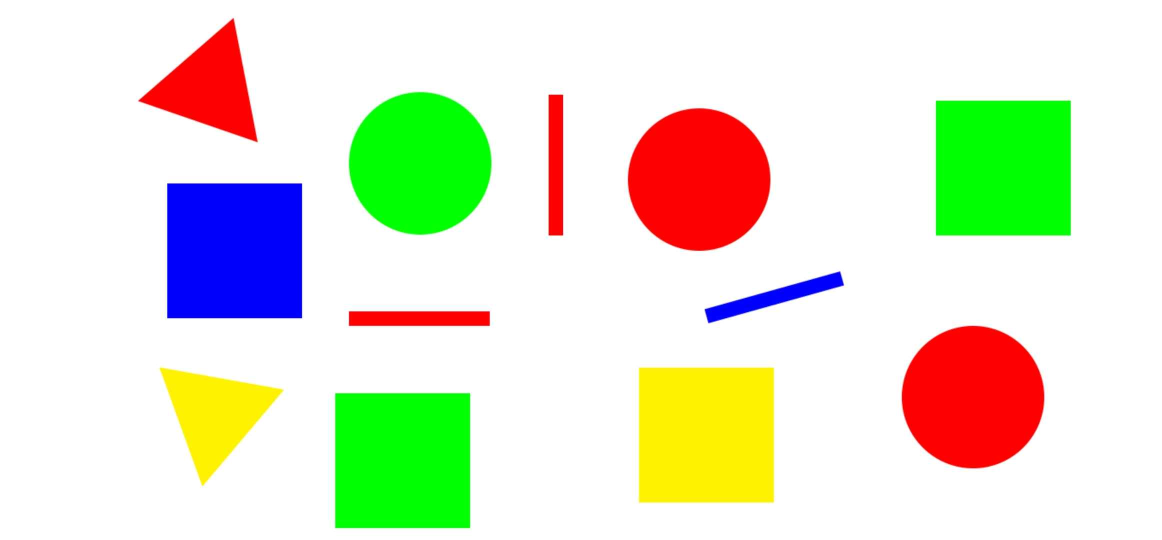
#> input picture test.jpg, 2324 x 1080 px (shown at 1/2 size)
$ python main.py --image test.jpg --output annotated.png --min-area 300 --scale 60
#> lines starting #> are read from the running program, lines starting #| are printed output that depends on the picture; after the words box and inside, x2 and y2 are one past the last pixel; in counts of white or black regions, pixels touching at a corner belong together
#> in main, image is the input picture: shape (1080, 2324, 3); mean B, G, R 206.1, 228.7, 225.1
#!/usr/bin/env python3
"""
main.py
Improved Shape + Color detection using classical OpenCV methods.

Usage:
    python main.py --image test.jpg --output annotated.png --min-area 300 --scale 60

What changed vs the previous version (why):
- We now detect shapes by first segmenting common colors in HSV (red, orange, yellow,
  green, blue, purple) using widened HSV ranges. Color-first segmentation fixes
  mislabelling caused by averaging hue across background pixels.
- For each color mask we apply morphological closing/opening to fill thin shapes
  (important for thin rectangles) so polygon approximation doesn't collapse edges.
- We use convex hull + a smaller approximation epsilon (0.02 * perimeter) which
  reduces accidental merging of vertices (fixes thin rectangles being approximated
  as triangles).
- Circle detection uses a slightly stricter circularity threshold (0.75).
- We also detect black/white shapes using simple V/S thresholds.
- Display resizing remains available via --scale.

This file replaces the previous main.py content.
"""

import cv2
import numpy as np
import argparse
import os


# Define HSV color ranges (H: 0-179 in OpenCV)
COLOR_RANGES = {
    "red": [((0, 70, 50), (10, 255, 255)), ((160, 70, 50), (179, 255, 255))],
    "orange": [((11, 70, 50), (20, 255, 255))],
    "yellow": [((21, 70, 50), (40, 255, 255))],
    "green": [((41, 70, 50), (85, 255, 255))],
    "blue": [((86, 70, 50), (125, 255, 255))],
    "purple": [((126, 70, 50), (159, 255, 255))],
}


def preprocess_mask(mask):
    """Apply morphological ops to clean and fill the mask.

    This helps with thin shapes where edges or anti-aliasing create holes.
    """
    kernel = cv2.getStructuringElement(cv2.MORPH_ELLIPSE, (5, 5))
    closed = cv2.morphologyEx(mask, cv2.MORPH_CLOSE, kernel, iterations=2)
    opened = cv2.morphologyEx(closed, cv2.MORPH_OPEN, kernel, iterations=1)
    return opened


def detect_shape_from_contour(cnt):
    """Classify shape from a single contour (expects reasonably clean contour).

    Uses convex hull + approxPolyDP with a smaller epsilon (0.02*peri) to avoid
    merging different corners. For 4-sided shapes we use minAreaRect to handle
    rotated rectangles/squares.
    """
    hull = cv2.convexHull(cnt)
    peri = cv2.arcLength(hull, True)
    if peri == 0:
        return "unidentified", hull

    approx = cv2.approxPolyDP(hull, 0.02 * peri, True)
    v = len(approx)

    if v == 3:
        return "triangle", approx

    if v == 4:
        rect = cv2.minAreaRect(hull)
        (w, h) = rect[1]
        if w == 0 or h == 0:
            ar = 0
        else:
            ar = max(w, h) / float(min(w, h))
        if 0.95 <= ar <= 1.05:
            return "square", approx
        else:
            return "rectangle", approx

    # use circularity for >4 vertices
    area = cv2.contourArea(hull)
    circularity = 0 if peri == 0 else 4.0 * np.pi * area / (peri * peri)
    if circularity >= 0.75:
        return "circle", approx

    return "unidentified", approx


def annotate_image(img, results):
    out = img.copy()
    for r in results:
        cnt = r["contour"]
        shape = r["shape"]
        color = r["color"]
        cx, cy = r["centroid"]

        cv2.drawContours(out, [cnt], -1, (0, 255, 0), 2)
        label = f"{color} {shape}"
        (tw, th), _ = cv2.getTextSize(label, cv2.FONT_HERSHEY_SIMPLEX, 0.5, 1)
        cv2.rectangle(out, (cx - 5, cy - th - 5), (cx + tw + 5, cy + 5), (255, 255, 255), -1)
        cv2.putText(out, label, (cx, cy), cv2.FONT_HERSHEY_SIMPLEX, 0.5, (0, 0, 0), 1)
        cv2.circle(out, (cx, cy), 3, (0, 0, 255), -1)
    return out


def find_shapes_by_color(image_bgr, min_area=300):
    """Segment the image by color masks and detect shapes per color.

    Returns a list of dicts: {contour, shape, color, centroid, area}
    """
#> called with min_area = 300
    hsv = cv2.cvtColor(image_bgr, cv2.COLOR_BGR2HSV)
#> hsv: shape (1080, 2324, 3); mean H, S, V 14.4, 57.3, 254.4
    processed_mask = np.zeros(hsv.shape[:2], dtype=np.uint8)
    results = []

    for color_name, ranges in COLOR_RANGES.items():
        # build combined mask for color (handles multi-range like red)
        mask = np.zeros(hsv.shape[:2], dtype=np.uint8)
        for (lower, upper) in ranges:
            lower = np.array(lower, dtype=np.uint8)
            upper = np.array(upper, dtype=np.uint8)
            m = cv2.inRange(hsv, lower, upper)
            mask = cv2.bitwise_or(mask, m)

        # remove parts already claimed by previous colors (avoid duplicates)
        mask = cv2.bitwise_and(mask, cv2.bitwise_not(processed_mask))

        # clean/fill
        mask = preprocess_mask(mask)

        # find contours
        contours, _ = cv2.findContours(mask, cv2.RETR_EXTERNAL, cv2.CHAIN_APPROX_SIMPLE)
        for cnt in contours:
            area = cv2.contourArea(cnt)
            if area < min_area:
                continue

            shape, approx = detect_shape_from_contour(cnt)

            # centroid
            M = cv2.moments(cnt)
            if M.get("m00", 0) != 0:
                cx = int(M["m10"] / M["m00"])
                cy = int(M["m01"] / M["m00"])
            else:
                pts = approx.reshape(-1, 2)
                cx, cy = int(np.mean(pts[:, 0])), int(np.mean(pts[:, 1]))

            results.append({
                "contour": cnt,
                "shape": shape,
                "color": color_name,
                "centroid": (cx, cy),
                "area": area,
            })

            # mark processed regions to avoid double-detection
            cv2.drawContours(processed_mask, [cnt], -1, 255, -1)
#> mask: shape (1080, 2324); every value is 0
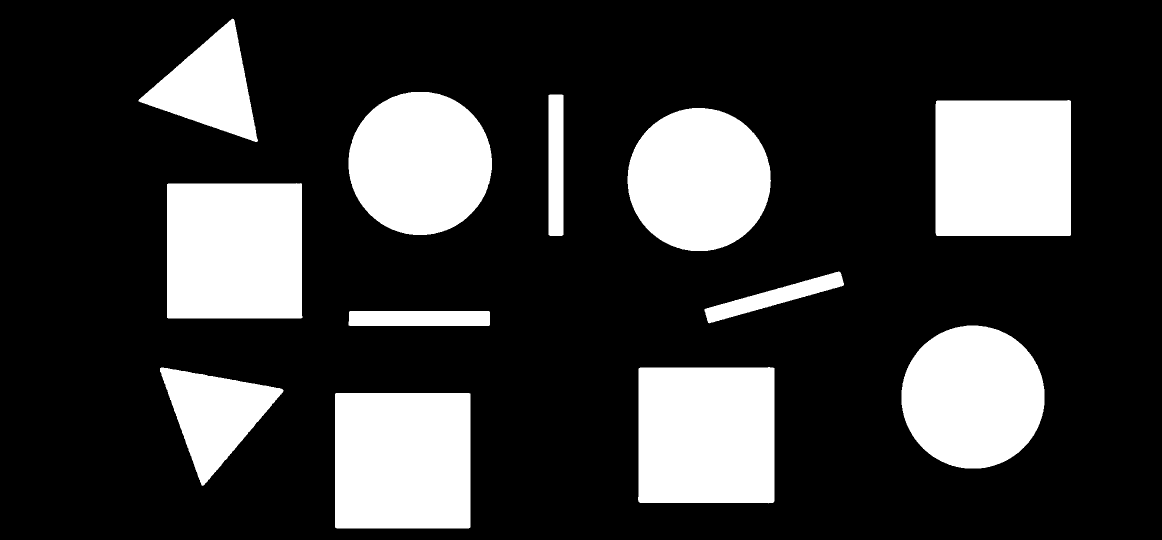
#> processed_mask: shape (1080, 2324) (shown at 1/2 size); 22.7% white; 12 white regions, largest, box (x1, y1, x2, y2) and area: (1276, 734, 1549, 1007) 73709, (670, 786, 941, 1057) 73429, (1871, 200, 2142, 472) 73426
#> after the loop, results = 12 items

    # Detect black/white shapes (low saturation / low value)
    v = cv2.split(hsv)[2]
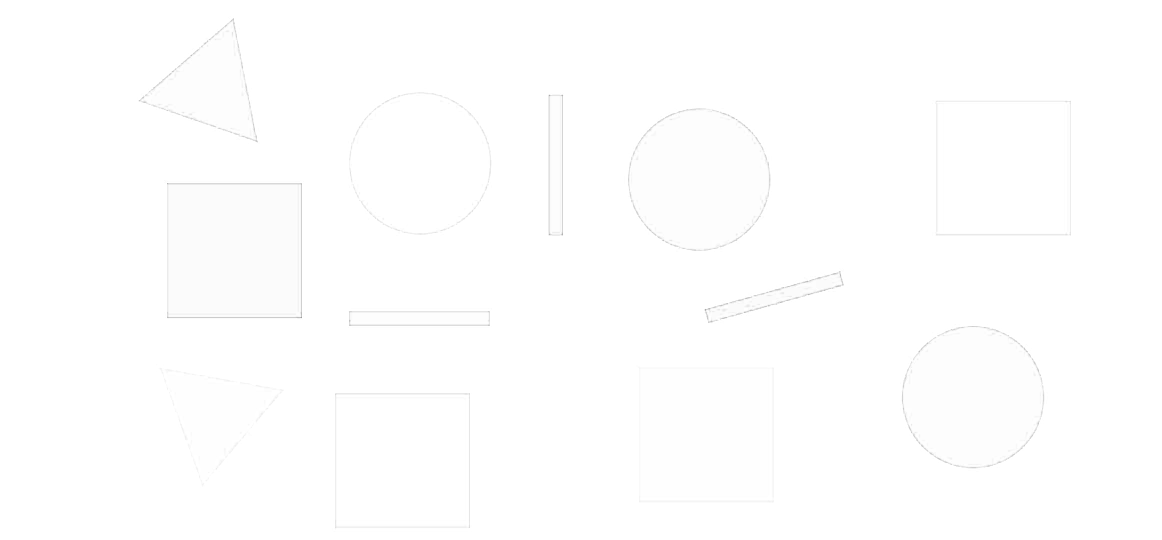
#> v: shape (1080, 2324) (shown at 1/2 size); min 127, max 255, mean 254.4
    s = cv2.split(hsv)[1]

    # black: V <= 50
    black_mask = cv2.inRange(v, 0, 50)
    black_mask = cv2.bitwise_and(black_mask, cv2.bitwise_not(processed_mask))
    black_mask = preprocess_mask(black_mask)
    contours, _ = cv2.findContours(black_mask, cv2.RETR_EXTERNAL, cv2.CHAIN_APPROX_SIMPLE)
#> contours = []
    for cnt in contours:
        area = cv2.contourArea(cnt)
        if area < min_area:
            continue
        shape, approx = detect_shape_from_contour(cnt)
        M = cv2.moments(cnt)
        if M.get("m00", 0) != 0:
            cx = int(M["m10"] / M["m00"])
            cy = int(M["m01"] / M["m00"])
        else:
            pts = approx.reshape(-1, 2)
            cx, cy = int(np.mean(pts[:, 0])), int(np.mean(pts[:, 1]))
        results.append({"contour": cnt, "shape": shape, "color": "black", "centroid": (cx, cy), "area": area})
        cv2.drawContours(processed_mask, [cnt], -1, 255, -1)
#> this loop made 0 passes

    # white: low S and high V
    white_mask = cv2.inRange(s, 0, 50)
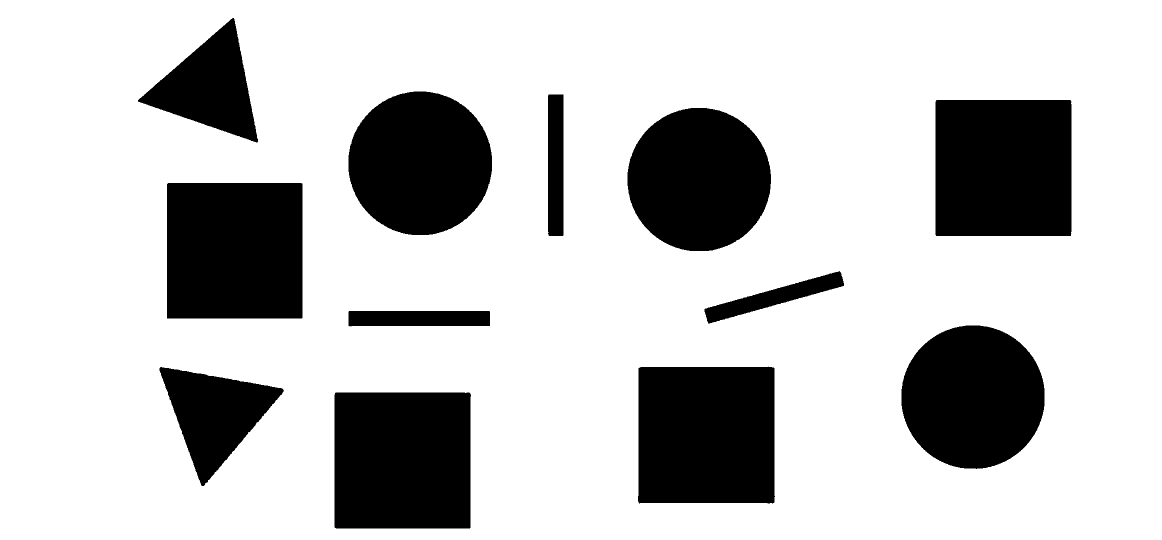
#> white_mask: shape (1080, 2324) (shown at 1/2 size); 77.2% white; 12 black regions, largest, box (x1, y1, x2, y2) and area: (1276, 733, 1550, 1007) 73993, (669, 785, 942, 1057) 73972, (1871, 200, 2143, 472) 73964
    vmask = cv2.inRange(v, 200, 255)
#> vmask: shape (1080, 2324); 99.9% white; black in thin lines or dots, all inside (x1, y1, x2, y2) = (279, 37, 2088, 936)
    white_mask = cv2.bitwise_and(white_mask, vmask)
    white_mask = cv2.bitwise_and(white_mask, cv2.bitwise_not(processed_mask))
    white_mask = preprocess_mask(white_mask)
#> in preprocess_mask (call 8), `closed = cv2.morphologyEx(mask, cv2.MORPH_CLOSE, kernel, iterations=2)`: closed: shape (1080, 2324); 77.2% white; 12 black regions, largest, box (x1, y1, x2, y2) and area: (1276, 733, 1549, 1007) 73979, (669, 785, 941, 1057) 73953, (1871, 200, 2143, 472) 73941
    contours, _ = cv2.findContours(white_mask, cv2.RETR_EXTERNAL, cv2.CHAIN_APPROX_SIMPLE)
#> contours = [[[0, 0], [0, 1079], [2323, 1079], [2323, 0]]]
    for cnt in contours:
        area = cv2.contourArea(cnt)
        if area < min_area:
            continue
        shape, approx = detect_shape_from_contour(cnt)
        M = cv2.moments(cnt)
        if M.get("m00", 0) != 0:
            cx = int(M["m10"] / M["m00"])
            cy = int(M["m01"] / M["m00"])
        else:
            pts = approx.reshape(-1, 2)
            cx, cy = int(np.mean(pts[:, 0])), int(np.mean(pts[:, 1]))
        results.append({"contour": cnt, "shape": shape, "color": "white", "centroid": (cx, cy), "area": area})
        cv2.drawContours(processed_mask, [cnt], -1, 255, -1)
#> this loop made 1 pass
#> (cnt, peri in detect_shape_from_contour, approx, v in detect_shape_from_contour, rect in detect_shape_from_contour, w in detect_shape_from_contour, h in detect_shape_from_contour) on pass 1: ([[0, 0], [0, 1079], [2323, 1079], [2323, 0]], 6804, [[2323, 0], [2323, 1079], [0, 1079], [0, 0]], 4, ((1161.5, 539.5), (1079, 2323), -90), 1079, 2323)
#> processed_mask: shape (1080, 2324); every value is 255
#> after the loop, results = 13 items

    return results


def main():
    ap = argparse.ArgumentParser()
    ap.add_argument("-i", "--image", required=False, default="test.jpg", help="path to input image")
    ap.add_argument("-o", "--output", required=False, default="output.png", help="path to save annotated output")
    ap.add_argument("-m", "--min-area", required=False, type=int, default=300, help="minimum contour area to keep")
    ap.add_argument("-s", "--scale", required=False, type=int, default=60, help="display scale percent for the annotated window")
    args = ap.parse_args()

    if not os.path.exists(args.image):
        print(f"Input image not found: {args.image}")
        return

    image = cv2.imread(args.image)
    results = find_shapes_by_color(image, min_area=args.min_area)
#> results = 13 items

    annotated = annotate_image(image, results)
#> the loop in annotate_image, `for r in results:` made 13 passes
#> (shape, color, cx, cy, label, tw) on passes 1 to 12: ('circle', 'red', 1945, 793, 'red circle', 76), ('rectangle', 'red', 838, 636, 'red rectangle', 106), ('circle', 'red', 1397, 358, 'red circle', 76), ('rectangle', 'red', 1111, 329, 'red rectangle', 106), ('triangle', 'red', 418, 173, 'red triangle', 92), ('triangle', 'yellow', 430, 828, 'yellow triangle', 112), ('square', 'yellow', 1412, 870, 'yellow square', 107), ('square', 'green', 805, 920, 'green square', 105), ('square', 'green', 2006, 335, 'green square', 105), ('circle', 'green', 839, 326, 'green circle', 94), ('rectangle', 'blue', 1548, 594, 'blue rectangle', 113), ('square', 'blue', 468, 501, 'blue square', 94)
#> (cnt, shape, color, cx, cy, label, tw) on pass 13: ([[0, 0], [0, 1079], [2323, 1079], [2323, 0]], 'rectangle', 'white', 1161, 539, 'white rectangle', 120)
#> after the loop in annotate_image, `for r in results:`:
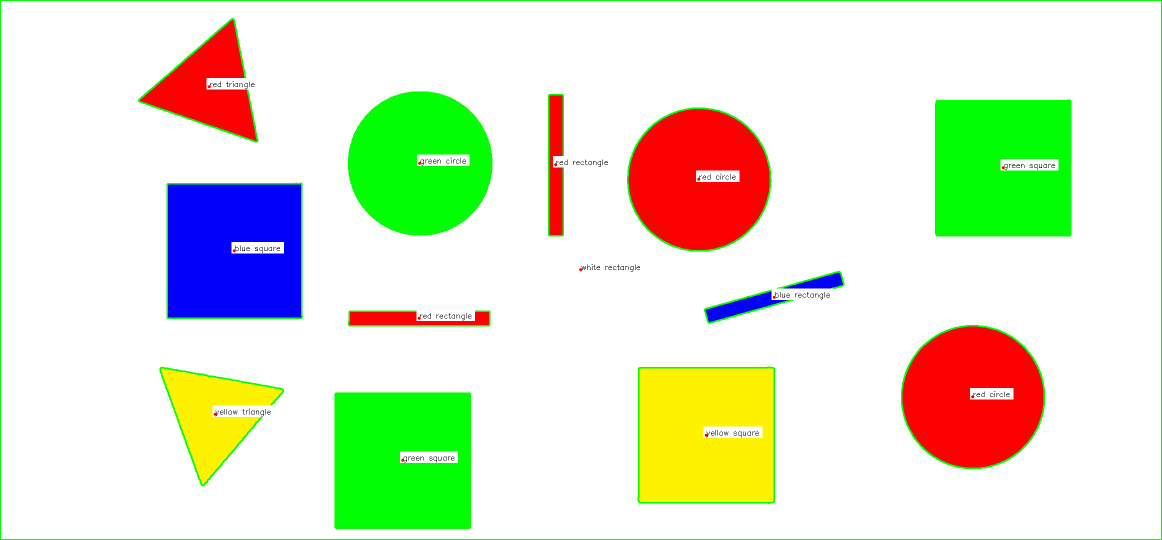
#> out: shape (1080, 2324, 3) (shown at 1/2 size); 2.95% of pixels changed, all inside (x1, y1, x2, y2) = (0, 0, 2324, 1080)
    cv2.imwrite(args.output, annotated)
    print(f"Annotated image saved to {args.output}")
    print("Detected shapes:")
    for r in results:
        print(f" - {r['shape']:10s} | {r['color']:7s} | area={int(r['area']):6d} | centroid={r['centroid']}")
#> this loop made 13 passes
#|  - circle     | red     | area= 64048 | centroid=(1945, 793)
#|  - rectangle  | red     | area=  8151 | centroid=(838, 636)
#|  - circle     | red     | area= 64028 | centroid=(1397, 358)
#|  - rectangle  | red     | area=  8169 | centroid=(1111, 329)
#|  - triangle   | red     | area= 28012 | centroid=(418, 173)
#|  - triangle   | yellow  | area= 28328 | centroid=(430, 828)
#|  - square     | yellow  | area= 73170 | centroid=(1412, 870)
#|  - square     | green   | area= 72891 | centroid=(805, 920)
#> (further printed lines are left out)

    # Resize for display
    scale_percent = args.scale
    width = int(annotated.shape[1] * scale_percent / 100)
#> width = 1394
    height = int(annotated.shape[0] * scale_percent / 100)
#> height = 648
    resized = cv2.resize(annotated, (width, height))
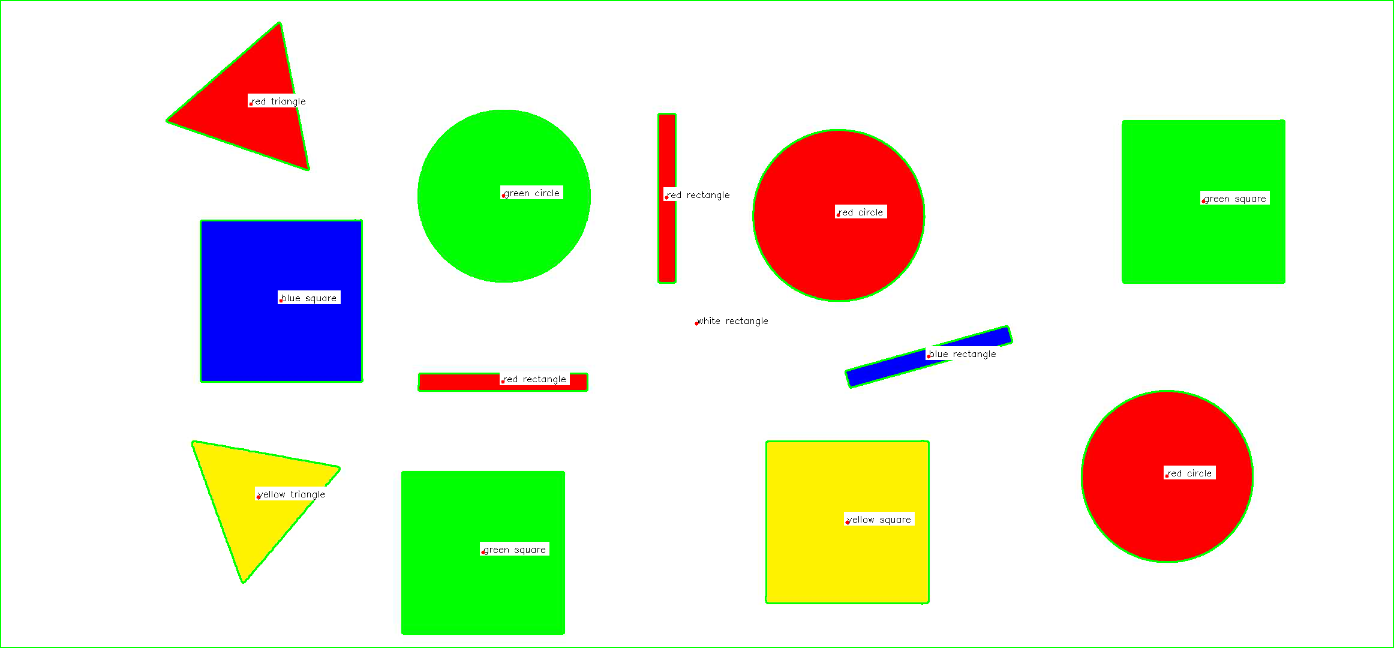
#> resized: shape (648, 1394, 3); mean B, G, R 204.7, 230.6, 222.4

    cv2.imshow("Annotated", resized)
    cv2.waitKey(0)
    cv2.destroyAllWindows()


if __name__ == "__main__":
    main()
